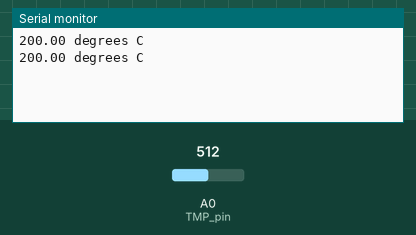
Simulated run of this sketch. Board: Arduino Uno, built with avr-gcc and run on an emulated ATmega328P. Shown: the last lines printed to the serial monitor. Inputs (shaded band) come from the test bench; at power-on: A0 (TMP_pin) = 512.

Above: at 1.8 s.
1.9 s: A0 (TMP_pin) set to 716
At 2.8 s:
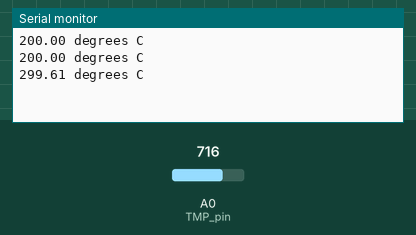
3.4 s: A0 (TMP_pin) set to 900
At 4.8 s:
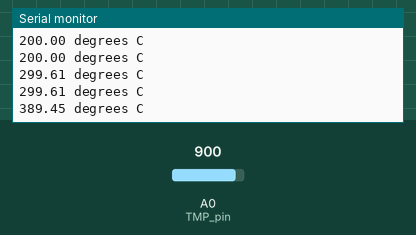
Timing chart, 0 to 6.4 s (numbered marks = the images above; inputs shaded):
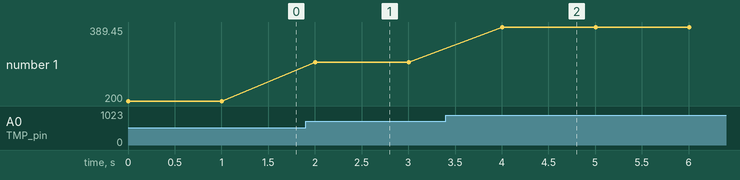

Measured:
- after the input at 1.9 s, the serial monitor: prints a new line after 0.10 s (image 1)
- after the input at 3.4 s, the serial monitor: prints a new line after 0.60 s (image 2)
- plotted number 1: 200 → 299.61 after the input at 1.9 s, 299.61 → 389.45 after the input at 3.4 s

The sketch:

_10-1.ino
```cpp
/*
    District P
    아두이노 코딩#10-1
    온도센서를 이용해 주변온도 측정하기 코드
*/

int TMP_pin = A0;

void setup() {
    Serial.begin(9600);
}

void loop() {
    // 온도센서의 값을 TMP변수에 저장
    int TMP = analogRead(TMP_pin);
    // 온도센서의 값을 섭씨로 바꿔 저장
    float tempaeratureC = (TMP*5.0/1024.0-0.5) * 100;
    // 섭씨온도를 PC에 출력
    Serial.print(tempaeratureC);
    // 섭씨온도의 단위를 PC에 출력
    Serial.println(" degrees C");
    delay(1000);
}
```
